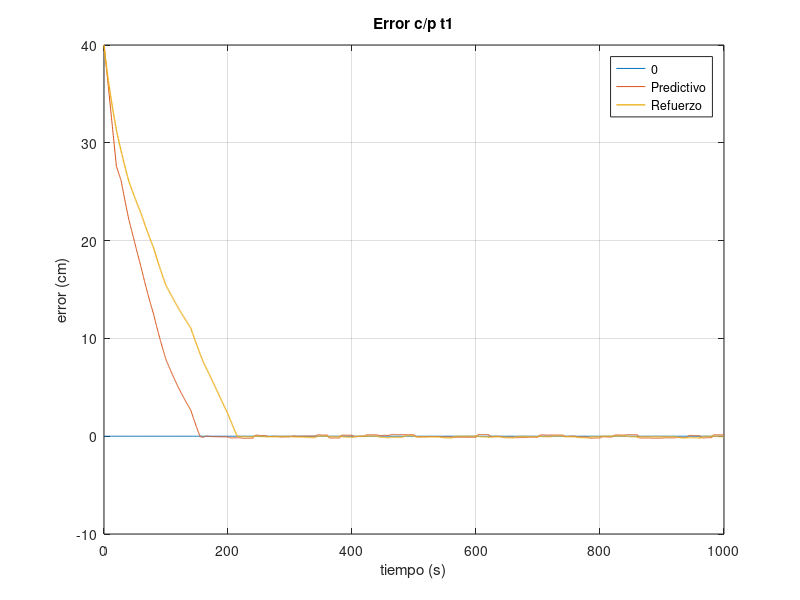
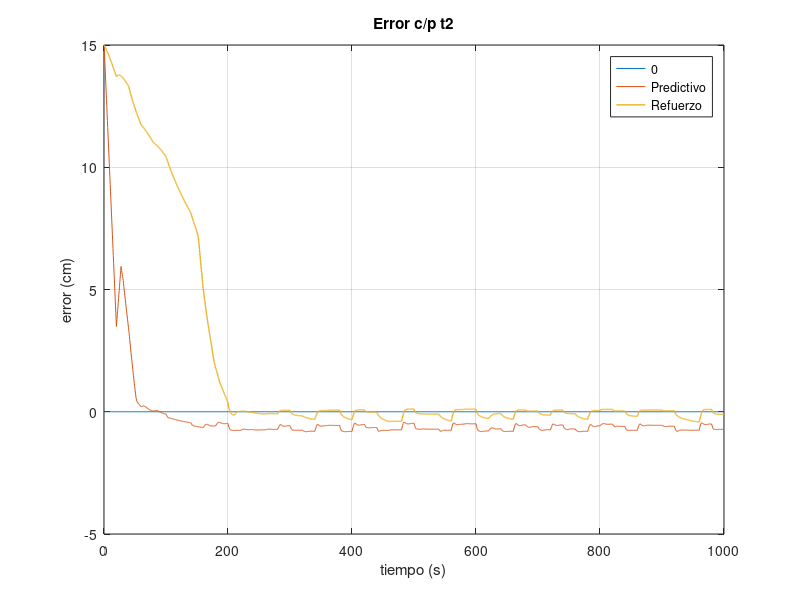

Recreate these plots in MATLAB, in order.

clear all;

% Errores

resized = [680, 458, 280, 210];

error_predictive = load("error_predictive.mat", "error");
error_predictive = error_predictive.("error");

error_rl = load("error_rl.mat", "error");
error_rl = error_rl.("error");

figure(1)
plot(error_predictive(1,:), zeros(size(error_predictive(1,:))), error_predictive(1,:), error_predictive(2,:)*100, ...
    error_rl(1,:), error_rl(2,:)*100, 'linewidth', 1);
grid on;
xlabel('tiempo (s)');
ylabel('error (cm)');
legend('0', 'Predictivo', 'Refuerzo');
title('Error c/p t1');
set(gcf, 'Position', resized);

figure(2)
plot(error_predictive(1,:), zeros(size(error_predictive(1,:))), error_predictive(1,:), error_predictive(3,:)*100, ...
    error_rl(1,:), error_rl(3,:)*100, 'linewidth', 1);
grid on;
xlabel('tiempo (s)');
ylabel('error (cm)');
legend('0', 'Predictivo', 'Refuerzo');
title('Error c/p t2');
set(gcf, 'Position', resized);
